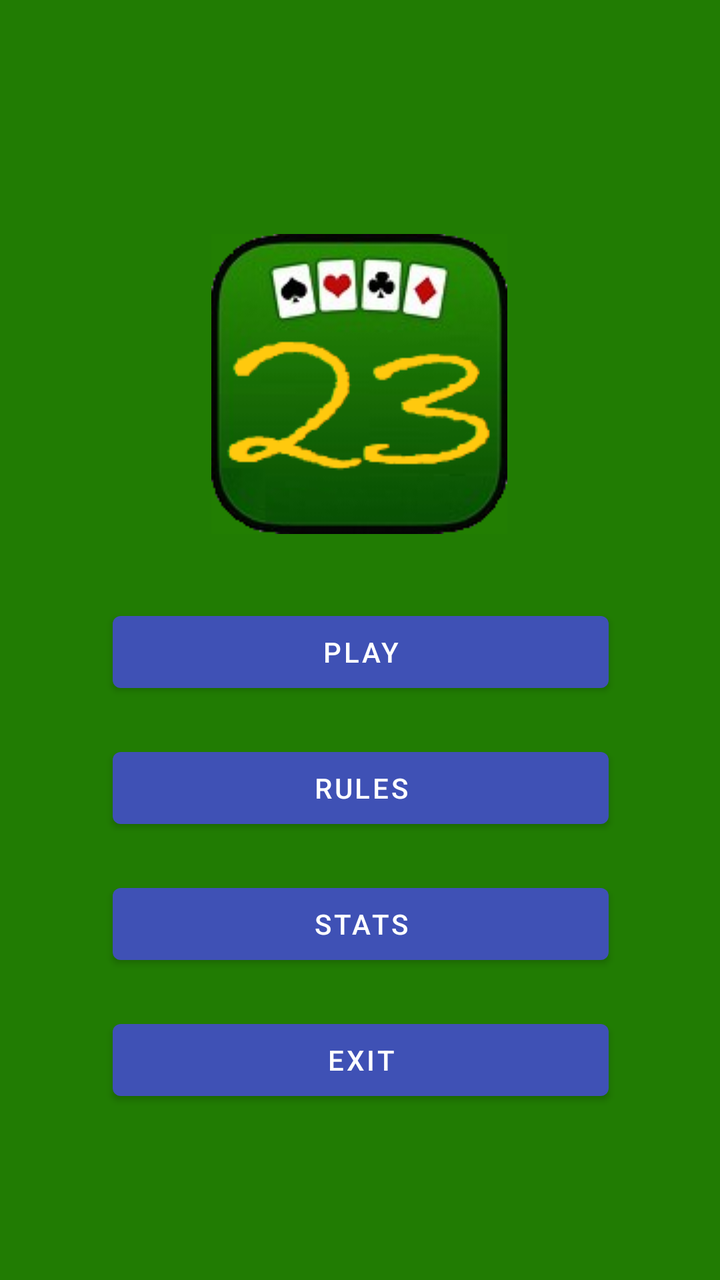
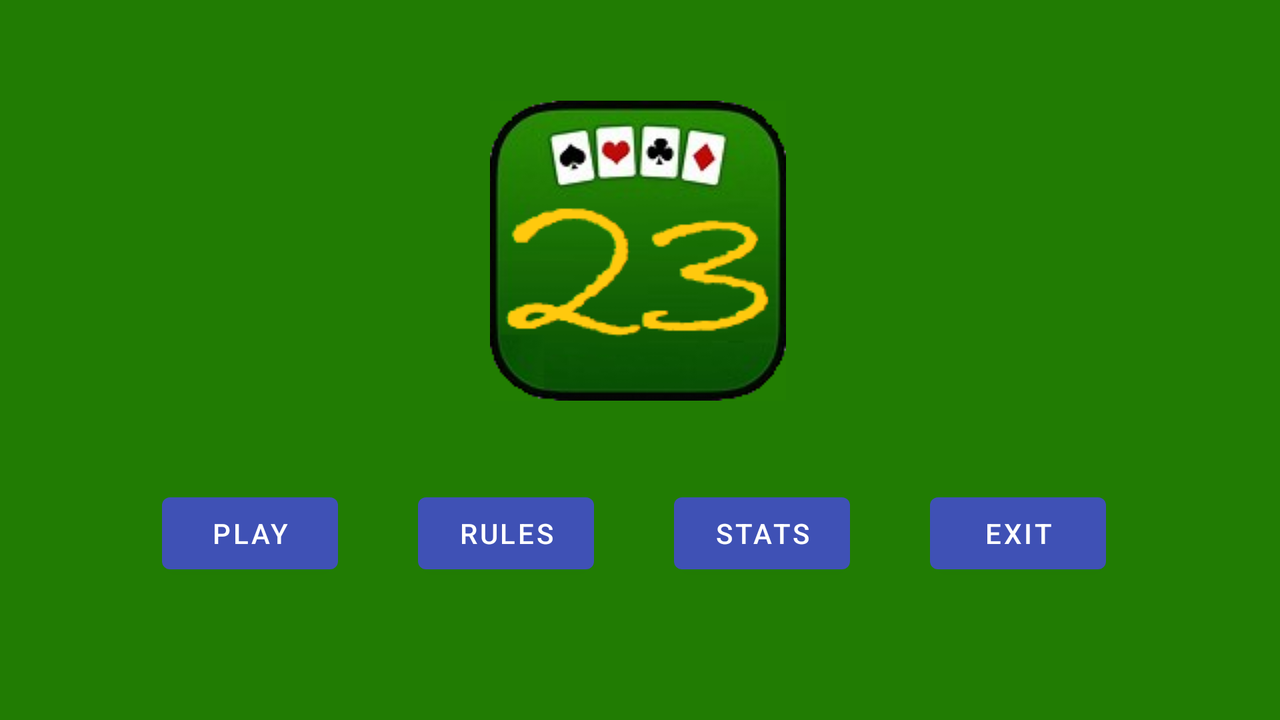

An Android layout and its configuration variant, each rendered on a device that would load it. The default file and the variant file are quoted in full after the pictures.
<!-- AndroidManifest.xml: application theme Theme.TwentyOne -->
<!-- res/layout/activity_main.xml -->
<?xml version="1.0" encoding="utf-8"?>
<androidx.constraintlayout.widget.ConstraintLayout xmlns:android="http://schemas.android.com/apk/res/android"
    xmlns:app="http://schemas.android.com/apk/res-auto"
    xmlns:tools="http://schemas.android.com/tools"
    android:layout_width="match_parent"
    android:layout_height="match_parent"
    android:background="#217c03"
    tools:context=".MainActivity"
    android:screenOrientation="portrait">

    <ImageView
        android:id="@+id/imageView2"
        android:layout_width="wrap_content"
        android:layout_height="wrap_content"
        app:layout_constraintBottom_toBottomOf="parent"
        app:layout_constraintEnd_toEndOf="parent"
        app:layout_constraintHorizontal_bias="0.498"
        app:layout_constraintStart_toStartOf="parent"
        app:layout_constraintTop_toTopOf="parent"
        app:layout_constraintVertical_bias="0.239"
        app:srcCompat="@drawable/twenty_three_icon" />

    <LinearLayout
        android:layout_width="408dp"
        android:layout_height="361dp"
        android:layout_marginTop="38dp"
        android:orientation="vertical"
        app:layout_constraintBottom_toBottomOf="parent"
        app:layout_constraintEnd_toEndOf="parent"
        app:layout_constraintStart_toStartOf="parent"
        app:layout_constraintTop_toBottomOf="@+id/imageView2">

        <Button
            android:id="@+id/play_btn"
            android:layout_width="match_parent"
            android:layout_height="wrap_content"
            android:layout_marginStart="80dp"
            android:layout_marginTop="10dp"
            android:layout_marginEnd="80dp"
            android:layout_marginBottom="10dp"
            android:text="@string/play" />

        <Button
            android:id="@+id/rules_btn"
            android:layout_width="match_parent"
            android:layout_height="wrap_content"
            android:layout_marginStart="80dp"
            android:layout_marginTop="10dp"
            android:layout_marginEnd="80dp"
            android:layout_marginBottom="10dp"
            android:text="@string/rules" />

        <Button
            android:id="@+id/stats_btn"
            android:layout_width="match_parent"
            android:layout_height="wrap_content"
            android:layout_marginStart="80dp"
            android:layout_marginTop="10dp"
            android:layout_marginEnd="80dp"
            android:layout_marginBottom="10dp"
            android:text="Stats" />

        <Button
            android:id="@+id/exit_main_btn"
            android:layout_width="match_parent"
            android:layout_height="wrap_content"
            android:layout_marginStart="80dp"
            android:layout_marginTop="10dp"
            android:layout_marginEnd="80dp"
            android:layout_marginBottom="10dp"
            android:text="@string/exit" />
    </LinearLayout>

</androidx.constraintlayout.widget.ConstraintLayout>
<!-- resources referenced by this layout -->
<resources>
  <!-- drawable twenty_three_icon: png bitmap (drawable, 24740 bytes) -->
  <string name="exit">Exit</string>
  <string name="play">Play</string>
  <string name="rules">Rules</string>
  <style name="Theme.TwentyOne" parent="Theme.MaterialComponents.DayNight.DarkActionBar">
          
          <item name="colorPrimary">@color/purple_500</item>
          <item name="colorPrimaryVariant">@color/purple_700</item>
          <item name="colorOnPrimary">@color/white</item>
          
          <item name="colorSecondary">@color/teal_200</item>
          <item name="colorSecondaryVariant">@color/teal_700</item>
          <item name="colorOnSecondary">@color/black</item>
          
          <item name="android:statusBarColor" tools:targetApi="l">?attr/colorPrimaryVariant</item>
          
      </style>
  <color name="purple_500">#3F51B5</color>
  <color name="purple_700">#061859</color>
  <color name="white">#FFFFFFFF</color>
  <color name="teal_200">#FF03DAC5</color>
  <color name="teal_700">#FF018786</color>
  <color name="black">#FF000000</color>
</resources>
<!-- res/layout-land/activity_main.xml (the repository's variant of the layout above) -->
<!-- drawn on the phone turned sideways -->
<?xml version="1.0" encoding="utf-8"?>
<androidx.constraintlayout.widget.ConstraintLayout xmlns:android="http://schemas.android.com/apk/res/android"
    xmlns:app="http://schemas.android.com/apk/res-auto"
    xmlns:tools="http://schemas.android.com/tools"
    android:layout_width="match_parent"
    android:layout_height="match_parent"
    android:background="#217c03"
    tools:context=".MainActivity"
    android:screenOrientation="portrait">

    <ImageView
        android:id="@+id/imageView2"
        android:layout_width="wrap_content"
        android:layout_height="wrap_content"
        app:layout_constraintBottom_toBottomOf="parent"
        app:layout_constraintEnd_toEndOf="parent"
        app:layout_constraintHorizontal_bias="0.498"
        app:layout_constraintStart_toStartOf="parent"
        app:layout_constraintTop_toTopOf="parent"
        app:layout_constraintVertical_bias="0.239"
        app:srcCompat="@drawable/twenty_three_icon" />

    <LinearLayout
        android:layout_width="638dp"
        android:layout_height="133dp"
        android:layout_marginTop="38dp"
        app:layout_constraintBottom_toBottomOf="parent"
        app:layout_constraintEnd_toEndOf="parent"
        app:layout_constraintStart_toStartOf="parent"
        app:layout_constraintTop_toBottomOf="@+id/imageView2">

        <Button
            android:id="@+id/play_btn"
            android:layout_width="wrap_content"
            android:layout_height="wrap_content"
            android:layout_marginStart="80dp"
            android:layout_marginTop="10dp"
            android:layout_marginEnd="10dp"
            android:layout_marginBottom="10dp"
            android:text="@string/play" />

        <Button
            android:id="@+id/rules_btn"
            android:layout_width="wrap_content"
            android:layout_height="wrap_content"
            android:layout_marginStart="30dp"
            android:layout_marginTop="10dp"
            android:layout_marginEnd="10dp"
            android:layout_marginBottom="10dp"
            android:text="@string/rules" />

        <Button
            android:id="@+id/stats_btn"
            android:layout_width="wrap_content"
            android:layout_height="wrap_content"
            android:layout_marginStart="30dp"
            android:layout_marginTop="10dp"
            android:layout_marginEnd="10dp"
            android:layout_marginBottom="10dp"
            android:text="Stats" />

        <Button
            android:id="@+id/exit_main_btn"
            android:layout_width="wrap_content"
            android:layout_height="wrap_content"
            android:layout_marginStart="30dp"
            android:layout_marginTop="10dp"
            android:layout_marginEnd="80dp"
            android:layout_marginBottom="10dp"
            android:text="@string/exit" />
    </LinearLayout>

</androidx.constraintlayout.widget.ConstraintLayout>
